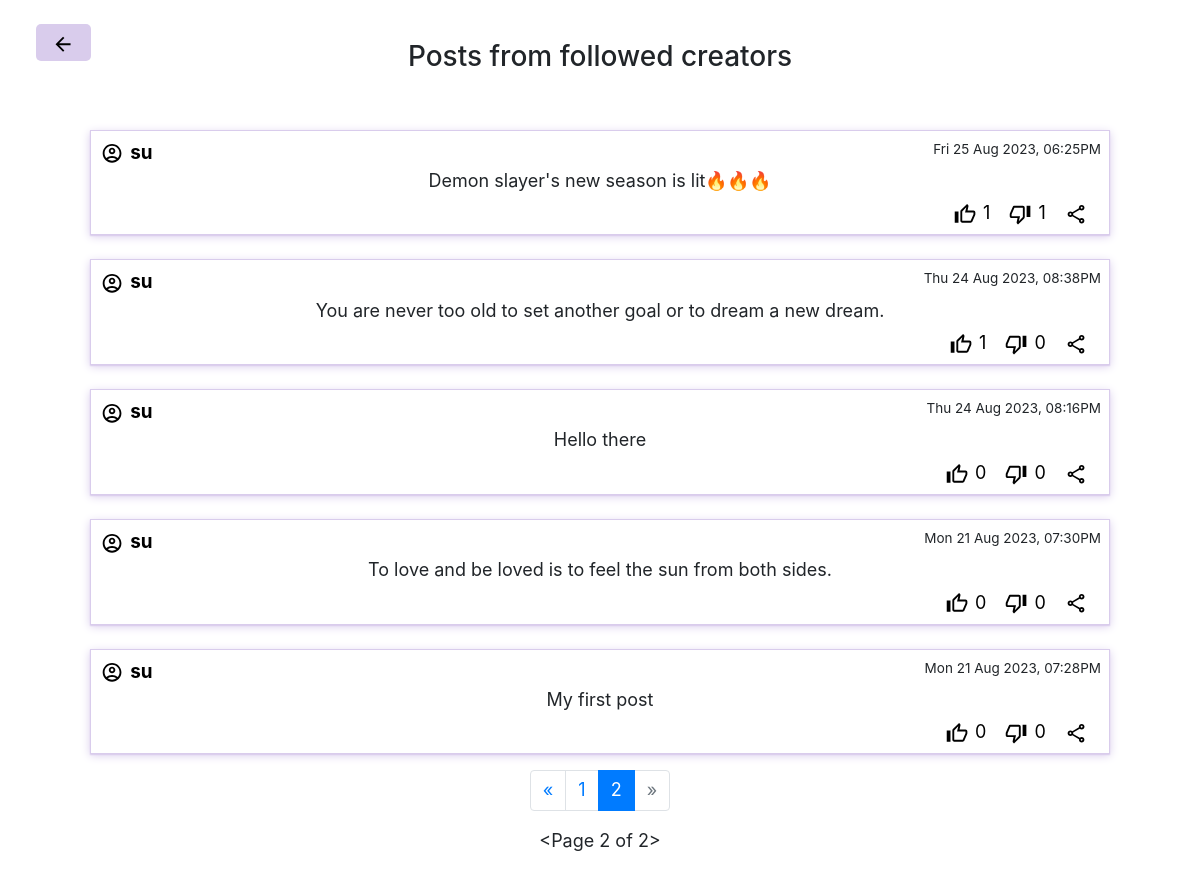
/following/2 (signed in), run on the app's committed database.
### network/models.py (models this page shows, shortened)
class Posts(models.Model):
    message = models.TextField(max_length=1000)
    poster = models.ForeignKey(User, on_delete=models.CASCADE)
    timestamp = models.CharField(default=datetime.datetime.now().strftime('%a %d %b %Y, %I:%M%p'), max_length=50)
    likesCountForDOM = models.IntegerField(default=0)
    dislikesCountForDOM = models.IntegerField(default=0)
    ShouldLikeButtonDisabledDOM = models.BooleanField(default=False)
    ShouldDisLikeButtonDisabledDOM = models.BooleanField(default=False)
    def getLikeCount(self):
        return self.likesCount.all()

class User(AbstractUser):
    pass

### network/views.py (the view)
# urls.py: path("following", views.following, name="following"),
def following(request, pageNumber=1):
    creator_array = follower.objects.filter(follower=request.user)
    creators = []
    for creator in creator_array:
        creators.append(creator.user)
    postsFromCreator = Posts.objects.filter(poster__in=creators).order_by("-id")
    posts= None
    if postsFromCreator.count() > 0:
        p = Paginator(postsFromCreator, 10)
        if pageNumber <= p.num_pages:
            posts = p.page(pageNumber)
            for post in posts:
                likesDislikes = post.getLikeCount()
                likes = likesDislikes.filter(likes=True, dislikes=False).count()
                dislikes = likesDislikes.count() - likes
                post.likesCountForDOM = likes
                post.dislikesCountForDOM = dislikes
                if request.user.id:
                    postWhereUserActioned = likesDislikes.filter(user=request.user)
                    if postWhereUserActioned:
                        if postWhereUserActioned.first().likes:
                            post.ShouldDisLikeButtonDisabledDOM = False
                            post.ShouldLikeButtonDisabledDOM = True
                        else:
                            post.ShouldDisLikeButtonDisabledDOM = True
                            post.ShouldLikeButtonDisabledDOM = False
                    else:
                        post.ShouldDisLikeButtonDisabledDOM = False
                        post.ShouldLikeButtonDisabledDOM = False
                else:
                    post.ShouldDisLikeButtonDisabledDOM = True
                    post.ShouldLikeButtonDisabledDOM = True
            return render(request, "network/following.html", {
                "page": "following",
                "viewer": request.user if request.user.id else None,
                "posts": posts,
                "currentPage": pageNumber,
                "havePreviousPage": posts.has_previous(),
                "haveNextPage": posts.has_next()
            })
    else:
        return render(request, "network/following.html", {
            "page": "following",
            "posts": None
        })

### network/templates/network/following.html (shortened to what this page needs)
<!DOCTYPE html>
<html lang="en">
    <head>
        <link rel="stylesheet" href="https://stackpath.bootstrapcdn.com/bootstrap/4.4.1/css/bootstrap.min.css">
        {% load static %}
        <link href="{% static 'network/styles.css' %}" rel="stylesheet">
    </head>
    <body>
        <a href="{% url 'index' pageNum=1 %}" style="position: absolute; top: 3vh; left: 3vw;">
            <button style="background-color: #d9ccec; border: unset; padding: 0.6vh 1.8vh; border-radius: 5px;">
                <svg xmlns="http://www.w3.org/2000/svg" height="24px" viewBox="0 0 24 24" width="24px" fill="#000000">
                    <path d="M0 0h24v24H0V0z" fill="none"/>
                    <path d="M20 11H7.83l5.59-5.59L12 4l-8 8 8 8 1.41-1.41L7.83 13H20v-2z"/>
                </svg>
            </button>
        </a>
        <h3 style="text-align: center; margin: 5vh 0 4vh 0;">Posts from followed creators</h3>
        {% include "network/posts.html" %}
        {% include "network/pageNav.html" %}
    </body>
</html>

### network/templates/network/posts.html (shortened to what this page needs)
<div id="postsHolder">
    {% if posts %}
        {% for post in posts%}
                <section class="post" id="post{{post.id}}">
                    <section class="postHeader">
                        <a class="inlineChild" href="{%if viewer%} {% url 'profile' userId=post.poster.id %} {% else %}#{% endif %}">
                            <p class="postPoster">{{post.poster.username}}</p>
                        </a>
                        <p class="postTimeStamp">{{post.timestamp}}</p>
                    </section>
                    <section class="postContent">
                        <p class="postMessage">{{post.message}}</p>
                    </section>
                    <section id="postAction" class="inlineChild" style="float: right;">
                        <section class="inlineChild">
                            <button class="actionButton like" value="like/{{post.id}}" {% if post.ShouldLikeButtonDisabledDOM %}disabled{% endif %}>
                            </button>
                            <p class="likesCountForDOM">{{post.likesCountForDOM}}</p>
                        </section>
                        <section class="inlineChild" >
                            <button class="actionButton dislike" value="dislike/{{post.id}}" {% if post.ShouldDisLikeButtonDisabledDOM %}disabled{% endif %}>
                            </button>
                            <p class="dislikesCountForDOM">{{post.dislikesCountForDOM}}</p>
                        </section>
                        <section style="margin-right: 1vw;">
                            <button class="actionButton" value="share/unavailable">
                            </button>
                        </section>
                    </section>
                </section>
        {% endfor %}
    {% else %}
        <div class="alert alert-warning" role="alert" style="text-align: center;">
            No posts to show
        </div>
    {% endif %}
</div>

### network/static/network/styles.css (style rules this page uses)
* { margin: 0; padding: 0; box-sizing: border-box; }
body { font-size: 18px; }
svg { height: 1.25em; width: 1.45em; }
#postsHolder { width: 100%; display: flex; flex-flow: column; align-items: center; gap: 3vh 0; margin: 2vh 0; }
.post { width: 85%; border: 1px solid #d9ccec; padding: 1vh; min-height: 10vh; box-shadow: rgba(217, 204, 236, 255) 0px 0.0625em 0.0625em, rgba(217, 204, 236, 255) 0px 0.125em 0.5em, rgba(255, 255, 255, 0.1) 0px 0px 0px 1px inset; }
.post p { margin-bottom: 0.3em; }
.postHeader { display: flex; justify-content: space-between; }
.postTimeStamp { font-size: 0.75em; }
.postPoster { font-size: 1.05em; font-weight: bold; }
.postMessage { text-align: center; padding: 0 5vw; }
.inlineChild > * { display: inline; color: black; }
.inlineChild > p { margin-right: 1vw; }
#postAction button { background-color: unset; border: unset; }

### data on the page
Posts: poster.username "su", timestamp "Fri 25 Aug 2023, 06:25PM", message "Demon slayer's new season is lit🔥🔥🔥", likesCountForDOM "1", dislikesCountForDOM "1"
Posts: poster.username "su", timestamp "Thu 24 Aug 2023, 08:38PM", message "You are never too old to set another goal or to dream a new dream.", likesCountForDOM "1", dislikesCountForDOM "0"
Posts: poster.username "su", timestamp "Thu 24 Aug 2023, 08:16PM", message "Hello there", likesCountForDOM "0", dislikesCountForDOM "0"
Posts: poster.username "su", timestamp "Mon 21 Aug 2023, 07:30PM", message "To love and be loved is to feel the sun from both sides.", likesCountForDOM "0", dislikesCountForDOM "0"
Posts: poster.username "su", timestamp "Mon 21 Aug 2023, 07:28PM", message "My first post", likesCountForDOM "0", dislikesCountForDOM "0"

### other printed values
{{ posts.previous_page_number }} "1"
{{ currentPage }} "2"
{{ posts }} "<Page 2 of 2>"
